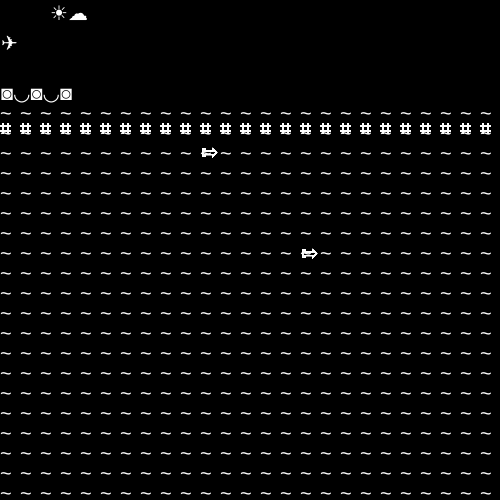
Frame 1 (no input)
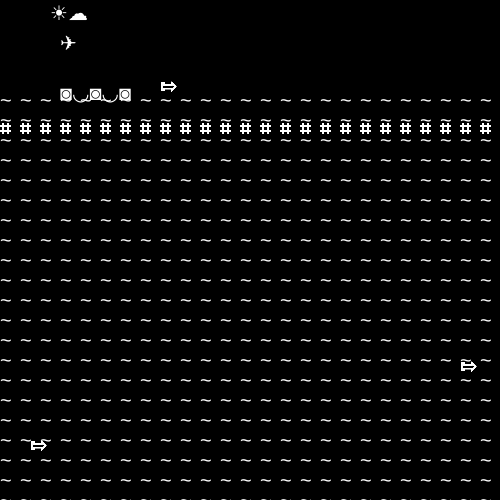
Frame 60 (no input)
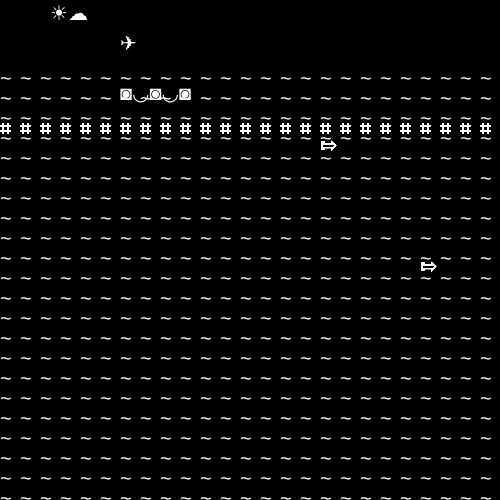
Frame 120 (the mouse pressed at the canvas centre since frame 60)

The p5.js sketch that drew these frames (run headless with seeded random() and noise() and a simulated clock; from frame 60 on, the mouse is pressed at the canvas centre):

// p5.js sketch
// ── sketch.js
// CharTrain (p5.js 2.3.4 port of a #p5t Processing sketch)
// https://github.com/madparker/-p5t/blob/main/%23p5t/ArtSketch/08_25_2020/CharTrain/CharTrain.pde
// #p5t/ArtSketch/08_25_2020/CharTrain/CharTrain.pde

let f = 0,
  x,
  y,
  c = 50,
  b = 530,
  a = 20,
  p,
  o;

function setup() {
  createCanvas(500, 500); // frame.setSize(500, 500) in draw()
  // textFont(createFont("", a)): Processing's default sans-serif at size a
  textFont('sans-serif');
  textSize(a);
  fill(255); // Processing's default fill; p5 draws text black until fill() is called
}

function draw() {
  o = ++f % b;
  background(0); // clear()
  text('✈\n\n◙◡◙◡◙', o, c);
  text('☀☁', c, a);
  for (y = c * 2; y < b; y += a)
    for (x = 0; x < b; x += a) {
      text('⌗', x, 135);
      p = c * cos((y + f) / a);
      if (y % c < 1 && p < 0) text('⇰', (o + y) % b, y + p);
      text('~', x, y + cos(f / c) * a);
    }
}

// ---- Original Processing source: #p5t/ArtSketch/08_25_2020/CharTrain/CharTrain.pde
/*
float f,x,y,c=50,b=530,a=20,p,o;void draw(){frame.setSize(500,500);textFont(createFont("",a));o=++f%b;clear();text("✈\n\n◙◡◙◡◙",o,c);text("☀☁",c,a);for(y=c*2;y<b;y+=a)for(x=0;x<b;x+=a){text("⌗",x,135);p=c*cos((y+f)/a);if(y%c<1&p<0)text('⇰',(o+y)%b,y+p);text('~',x,y+cos(f/c)*a);}}
*/
